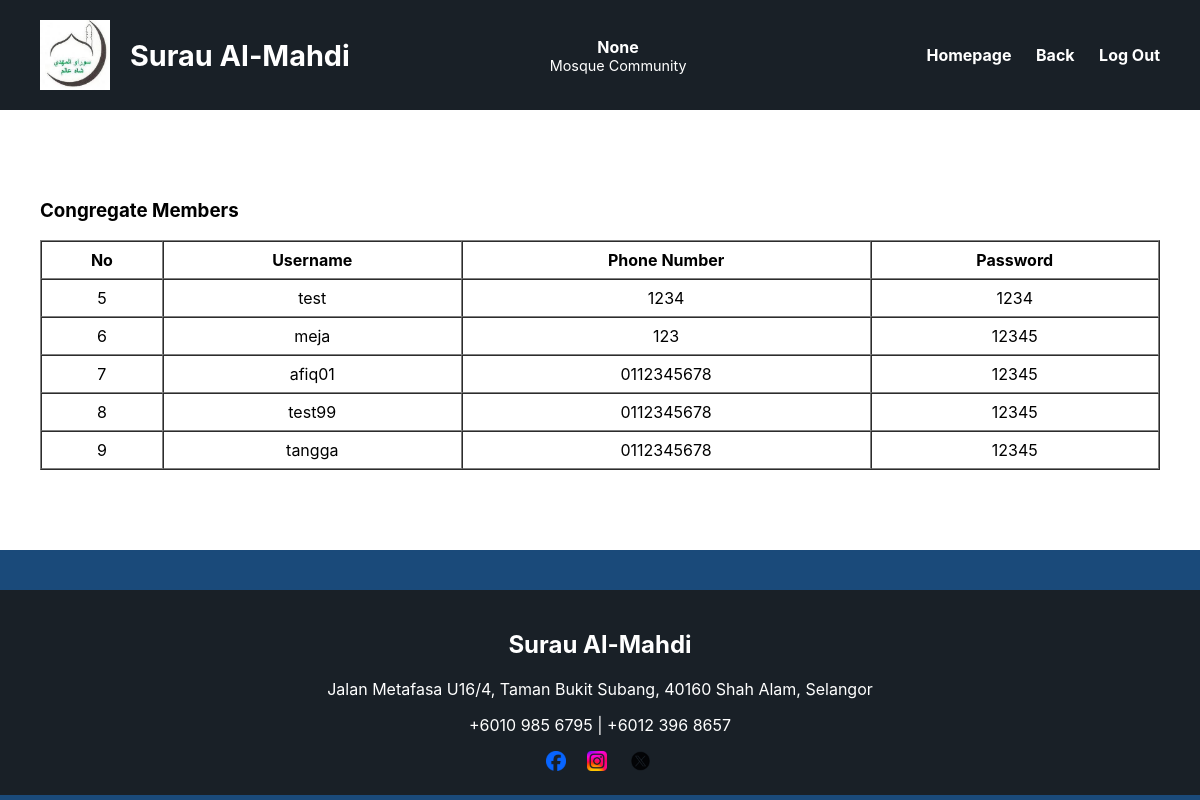
The page /homemos/congregate-list/ on the database its author committed.
### Event/models.py (models this page shows)
class CongregateMember(models.Model):
    con_id = models.AutoField(primary_key=True)
    con_name = models.CharField(max_length=150)
    con_password = models.TextField(max_length=20)
    con_phone_number = models.CharField(max_length=15)

### Event/views.py (the view)
# urls.py: path('homemos/congregate-list/', views.congregate_list_view, name='congregate_list'),
def congregate_list_view(request):
    users = CongregateMember.objects.all()
    username = request.session.get('username')
    context = {
        'users': users,
        'username': username,
    }
    return render(request, 'congregate_list.html', context)

### Event/templates/congregate_list.html (shortened to what this page needs)
{% load static %}
<!DOCTYPE html>
<html lang="en">
<head>
</head>
<body>
    <header>
        <div style="display: flex; align-items: center; gap: 20px;">
            <img src="{% static 'logo1.jpg' %}" alt="Mosque Logo" height="70px;">
            <h1 style="margin: 0;">Surau Al-Mahdi</h1>
        </div>
        <div style="color: white; text-align: right; margin-right: 20px;">
            <p style="margin: 0; font-weight: bold;">{{ username }}</p>
            <p style="margin: 0; font-size: 0.9em;">Mosque Community</p>
        </div>
        <nav>
            <a href="{% url 'homemos' %}">Homepage</a>
            <a href="{% url 'homemos' %}">Back</a>
            <a href="{% url 'homepage' %}">Log Out</a>
        </nav>
    </header>
    <section class="section" id="members">
        <h3>Congregate Members</h3>
        <table border="1" cellspacing="0" cellpadding="8">
            <tr>
                <th>No</th>
                <th>Username</th>
                <th>Phone Number</th>
                <th>Password</th>
            </tr>
            {% for user in users %}
            <tr>
                <td>{{ user.con_id }}</td>
                <td>{{ user.con_name }}</td>
                <td>{{ user.con_phone_number }}</td>
                <td>{{ user.con_password }}</td>
            </tr>
            {% empty %}
            <tr>
                <td colspan="6">No members available.</td>
            </tr>
            {% endfor %}
        </table>
    </section>
    <footer class="footer">
        <h2>Surau Al-Mahdi</h2>
        <p>Jalan Metafasa U16/4, Taman Bukit Subang, 40160 Shah Alam, Selangor</p>
        <p>+6010 985 6795 | +6012 396 8657</p>
        <div class="footer-social">
            <a href="https://www.facebook.com/SurauAlMahdiTamanBukitSubang"><img
                src="{% static 'facebook.png' %}" alt="Facebook" style="height: 20px; margin-right: 8px;"></a>
            <a href="https://www.instagram.com/"><img
                src="{% static 'ig.png' %}" alt="Instagram" style="height: 20px;"></a>
            <a href="https://x.com/?lang=en"><img
                src="{% static 'x.png' %}" alt="X" style="height: 20px; margin-right: 8px;"></a>
        </div>
    </footer>
</body>
</html>

### Event/templates/congregate_list.html (style rules this page uses)
* { box-sizing: border-box; font-family: 'Inter', sans-serif; }
body { margin: 0; padding: 0; background-color: #1a4a7a; color: #ffffff; padding-top: 100px; display: flex; flex-direction: column; min-height: 100vh; }
header { background-color: #192027; padding: 20px 40px; color: white; display: flex; justify-content: space-between; align-items: center; position: fixed; top: 0; width: 100%; z-index: 1000; }
header h1 { margin: 0; font-size: 1.8em; }
header p { text-align: center; padding-left: 50px; padding-right: 50px; }
nav a { color: white; margin-left: 20px; text-decoration: none; font-weight: bold; }
.section { padding: 60px 40px; background-color: rgb(255, 255, 255); padding-bottom: 80px; padding-top: 80px; width: 100%; color: rgb(0, 0, 0); }
table { color: rgb(0, 0, 0); text-align: center; width: 100%; }
.section td { color: #000000; }
.footer { background-color: #192027; text-align: center; padding: 20px; margin-top: 40px; width: 100%; }
.footer-social img { height: 20px; margin: 0 8px; }

### rows shown on the page
CongregateMember: con_id "5", con_name "test", con_phone_number "1234", con_password "1234"
CongregateMember: con_id "6", con_name "meja", con_phone_number "123", con_password "12345"
CongregateMember: con_id "7", con_name "afiq01", con_phone_number "0112345678", con_password "12345"
CongregateMember: con_id "8", con_name "test99", con_phone_number "0112345678", con_password "12345"
CongregateMember: con_id "9", con_name "tangga", con_phone_number "0112345678", con_password "12345"

### other values the page prints
{{ username }} "None"
